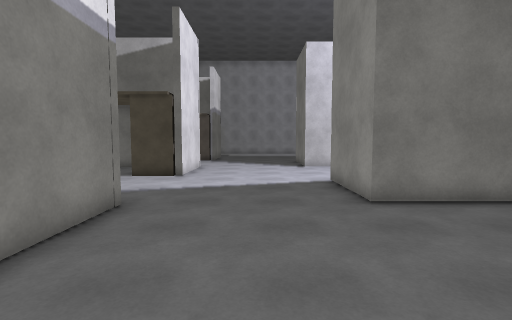
View 1 (above)

20 first-person views from a walk through a scene from a Unity 3-D project. The camera is 1.5 m above the floor, tilts 4° down and sees 85° across. The floor is counted in squares, 1 m on a side. Each view is taken from the middle of a square. On the plan, view 1 faces up. The plan holds only what a view shows up to about 14 squares ahead; the rest is blank. The place goes on beyond the plan. The player character is not drawn. Surface patterns are stand-ins for the level's own textures.

View 2
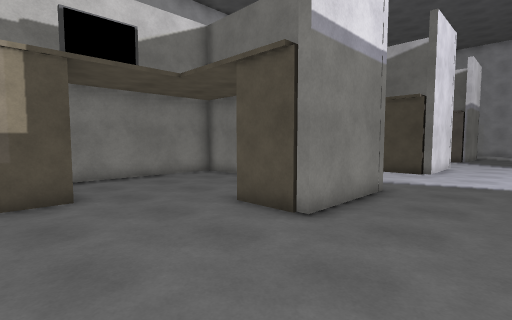

View 3
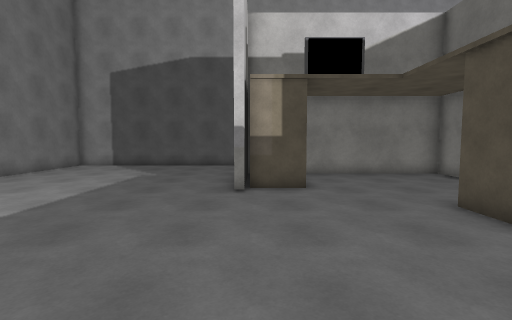

View 4
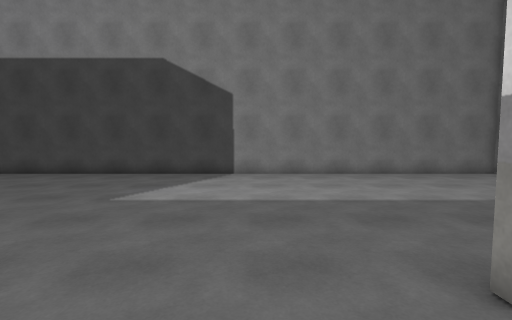

View 5
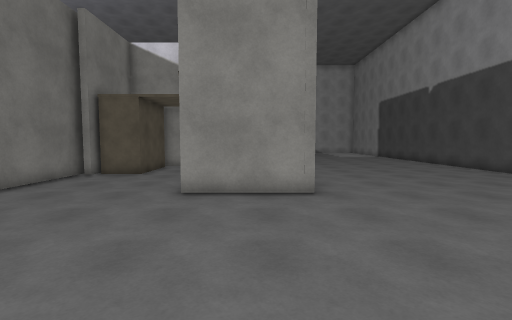

View 6
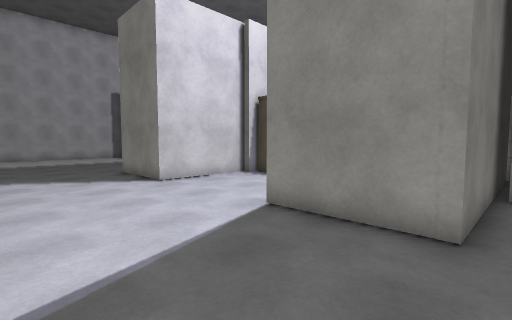

View 7
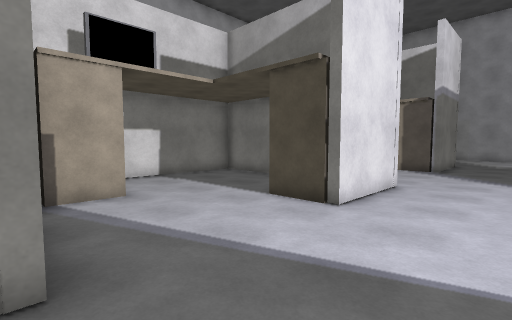

View 8
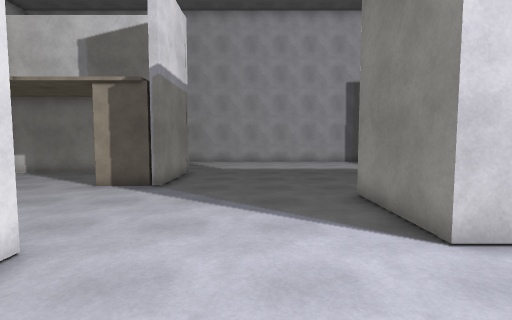

View 9
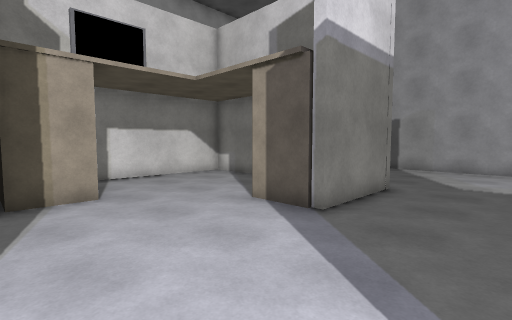

View 10
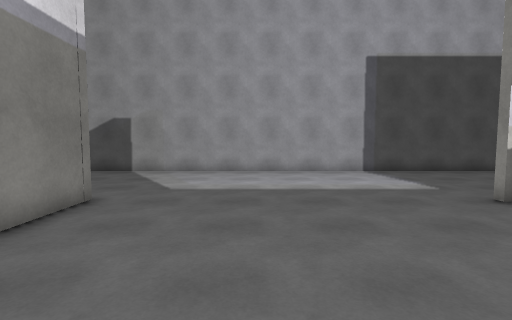

View 11
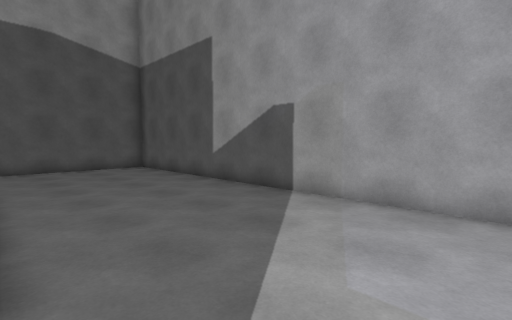

View 12
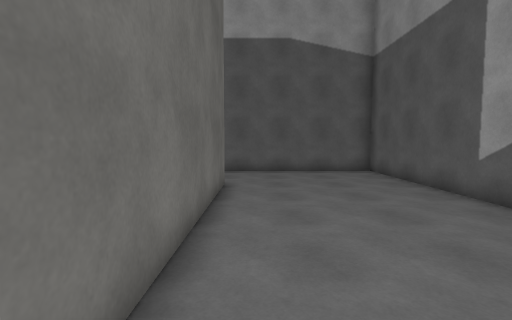

View 13
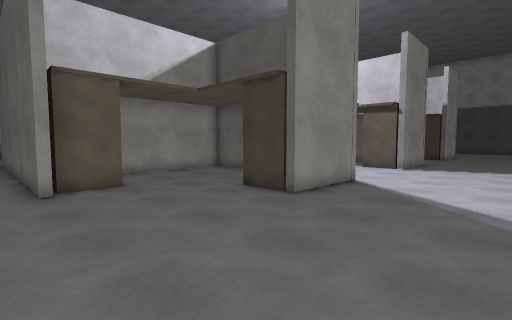

View 14
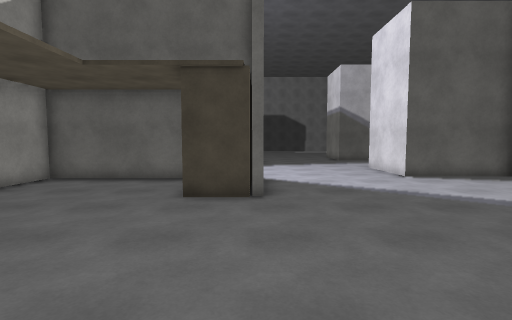

View 15
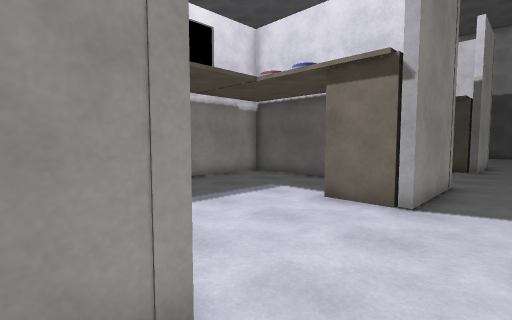

View 16
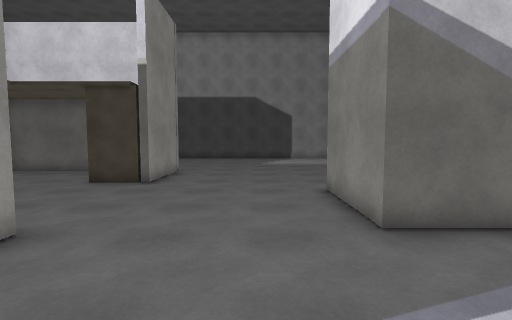

View 17
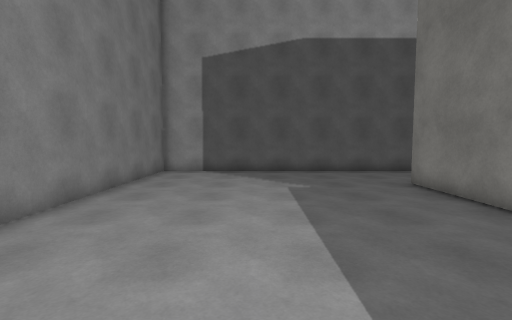

View 18
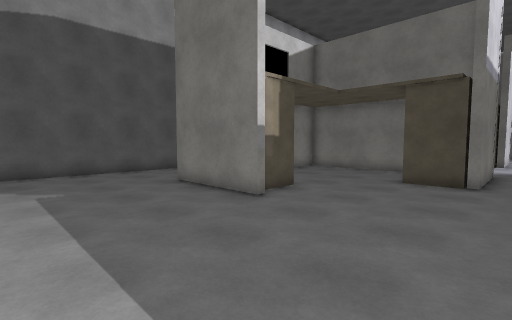

View 19
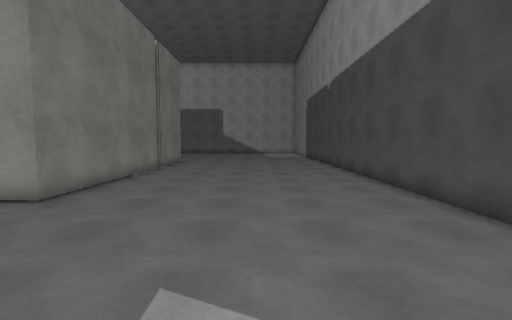

View 20
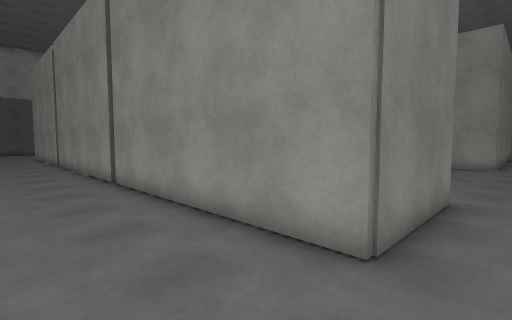

### Floor plan
Points are (right, up) in squares from view 1. A wall is a line through its corners. A room is listed if a view was taken in it or the views show most of it. See-through windows are left out.
Room 1 (views 1, 2, 3, 4, 5, 6, 7, 8, 9, 10, 11, 12, 13, 14, 15, 16, 17, 18, 19, 20)
walls: (-5.4, 6.4) (-3.1, 6.4) (-3.1, 2.6) (-5.4, 2.6); (-6.2, 6.1) (-7.7, 6.1); (-7.8, 8.9) (-7.8, 7); (-3.5, 3.1) (-3.5, 2.5); (-9.2, 6.1) (-11.4, 6.1) (-11.4, 0.3); (-7.5, 15.6) (-3.1, 15.6) (-3.1, 11.8) (-5.4, 11.8); (-8.4, 15.3) (-10.5, 15.3); (7, 7) (10.5, 7); (3.2, 0.5) (3.2, 1.2); (-11.7, 6.5) (-11.7, 12.5); (7.8, 6.1) (7, 6.1) (7, 6.5); (5.8, 16.2) (10.5, 16.2); (-11.4, 14.5) (-11.4, 10); (-7.8, 18.3) (-7.8, 16.4); (-7.8, -0.4) (-7.8, -2.2); (7.4, 14.8) (7.4, 15.3) (6.9, 15.3); (7.1, 15.9) (2.8, 15.9) (2.8, 19.7) (5, 19.7); (9, 4.1) (7.4, 4.1) (7.4, 6); (-7.3, -2.2) (-7.3, -2.6) (-11.7, -2.6) (-11.7, 6.3); (10.5, 6.7) (2.8, 6.7) (2.8, 10.5) (5, 10.5); (7, -2.3) (10.5, -2.3); (-7.2, 24.6) (-11.4, 24.6) (-11.4, 19); (-15.7, -0.2) (-15.7, -12.5) (10, -12.5); (7.4, 22.6) (7.4, 24.5) (8.1, 24.5); (10.1, -2.6) (2.8, -2.6) (2.8, 1.1) (5, 1.1); (6.9, 24.9) (10.5, 24.9); (-11.5, 24.9) (-3.1, 24.9) (-3.1, 21.1) (-5.4, 21.1); (10.5, 31.6) (-15.7, 31.6) (-15.7, 24.4)

Where each view was taken, in squares from view 1:
view 1: 0 up, 0 right, facing up
view 2: 2 down, 0 right, facing up-left
view 3: 2 down, 1 right, facing left
view 4: 0 up, 5 left, facing down
view 5: 1 down, 5 left, facing right
view 6: 6 up, 2 left, facing up-right
view 7: 6 up, 0 right, facing up-left
view 8: 12 up, 0 right, facing up
view 9: 16 up, 0 right, facing up-left
view 10: 18 up, 1 right, facing up
view 11: 25 up, 0 right, facing up-left
view 12: 26 up, 2 left, facing left
view 13: 26 up, 2 left, facing down-right
view 14: 27 up, 3 right, facing down
view 15: 17 up, 1 right, facing down-right
view 16: 11 up, 1 left, facing down
view 17: 8 down, 2 left, facing left
view 18: 8 down, 2 left, facing up-left
view 19: 8 down, 4 left, facing right
view 20: 4 down, 15 left, facing up-right
